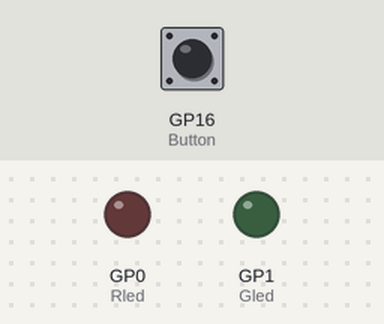
A program run on a simulated Raspberry Pi Pico running CircuitPython. On the bench: output pins drawn as LEDs (lit = HIGH). Dashed ring = blinking. The test bench sets the inputs (shaded band); at power-on: GP16 (Button) HIGH. What the program prints to the serial console is not drawn.

Above: at 1.2 s.
1.3 s: GP16 (Button) pulled LOW for 0.15 s
At 2.2 s:
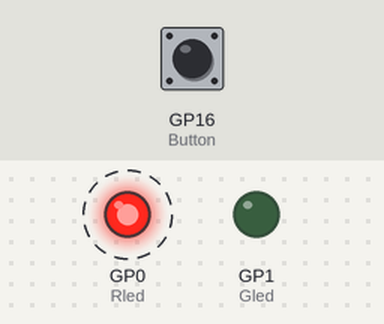
Timing chart, 0 to 12.0 s (numbered marks = the images above; inputs shaded):
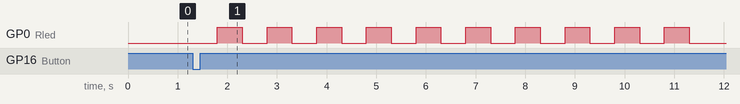

Measured:
- after the input at 1.3 s, GP0 (Rled): alternates HIGH for 0.50 s and LOW for 0.50 s, starting after 0.50 s

The program:

Launchpad_3.py
```python
import board
import time
import digitalio

Seconds = 10 # Starts at 10 seconds
Bpress = 0 # Button presses

Button = digitalio.DigitalInOut(board.GP16)
Rled = digitalio.DigitalInOut(board.GP0) # Sets the pin of the green LED
Gled = digitalio.DigitalInOut(board.GP1) # Sets the pin of the red LED
Button.direction = digitalio.Direction.INPUT # Pin is using input
Rled.direction = digitalio.Direction.OUTPUT # Pin is using output
Gled.direction = digitalio.Direction.OUTPUT # Pin is using output
Button.pull = digitalio.Pull.UP # Button has normal amount set at 3 volts

while True:
    if Bpress < 1: # If it's not pressed
        if Button.value == False: # If pressed
            Bpress = 1 # Go to countdown
    else:
        Gled.value = False # Turn off green from previous loop
        if Seconds > 0: # When it is counting down
            print("T minus", Seconds) # Prints to serial monitor
            time.sleep(.5) # Pause 1/2 second
            Rled.value = True # Turn off Red
            time.sleep(.5) # Pause 1/2 second
            Rled.value = False # Turn off Red
            Seconds = Seconds - 1 # Decreases the value of seconds by 1
        else: # Once it reaches 0
            print("LIFTOFF") # Prints to serial monitor
            Gled.value = True # Turn on Green
            if Button.value == False: # If pressed
                Seconds = 10 # Reset values for new loop
                Bpress = 0
```
